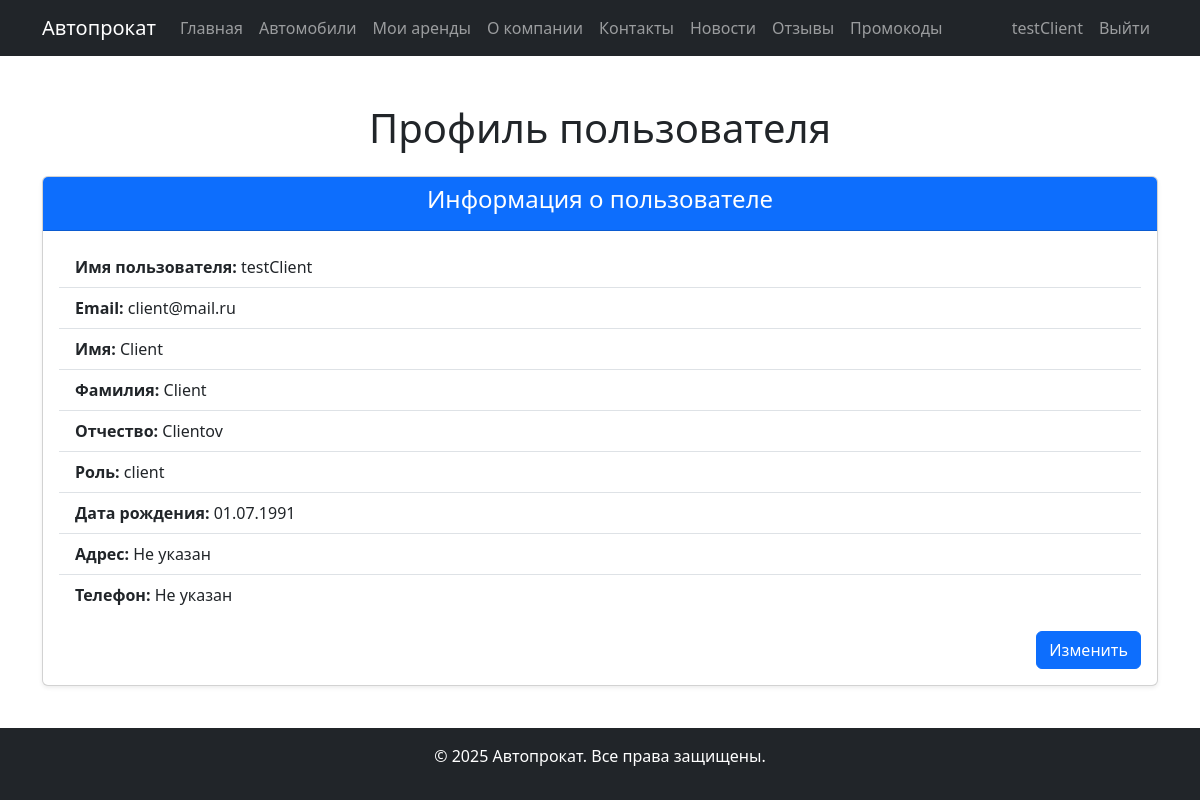
The app's page /auth/profile/ (signed in) with its own data.
### users/models.py (models this page shows, shortened)
class User(AbstractUser):
    ROLE_CHOICES = (
        ('staff', 'Сотрудник'),
        ('client', 'Клиент'),
        ('admin', 'Администратор')
    )
    role = models.CharField(
        max_length=10,
        choices=ROLE_CHOICES,
        default='client',
        verbose_name='Роль'
    )
    email = models.EmailField(unique=True, verbose_name='Электронная почта')
    last_name = models.CharField(max_length=100, verbose_name='Фамилия')
    first_name = models.CharField(max_length=100, verbose_name='Имя')
    middle_name = models.CharField(max_length=100, verbose_name='Отчество')
    date_of_birth = models.DateField(null=True, blank=True, verbose_name='Дата рождения')
    phone_regex = RegexValidator(
        regex=r'^\+37529\d{7}',
        message="Номер телефона должен быть в формате: '+37529XXXXXXX'."
    )
    phone = models.CharField(
        validators=[phone_regex],
        max_length=13,
        verbose_name='Телефон'
    )
    address = models.CharField(verbose_name='Адрес проживания')
    created_at = models.DateTimeField(auto_now_add=True, verbose_name='Дата создания')
    updated_at = models.DateTimeField(auto_now=True, verbose_name='Дата обновления')
    class Meta:
        verbose_name = 'Пользователь'
        verbose_name_plural = 'Пользователи'
    def has_role(self, role):
        return self.role == role

### authentication/views.py (the view, shortened to what this page needs)
# urls.py: path('profile/', views.ProfileView.as_view(), name='profile'),
class ProfileView(FormView):
    template_name = 'carrental/auth/profile.html'
    form_class = ProfileForm
    success_url = reverse_lazy('profile')
    @method_decorator(login_required)
    def dispatch(self, *args, **kwargs):
        return super().dispatch(*args, **kwargs)
    def get_form_kwargs(self):
        kwargs = super().get_form_kwargs()
        kwargs['instance'] = self.request.user
        return kwargs

### authentication/context_processors.py (called while the page is built)
def user_role(request):
    context = {}
    if request.user.is_authenticated:
        try:
            context['is_staff_user'] = request.user.has_role('staff')
            context['is_admin_user'] = request.user.has_role('admin')
        except:
            context['is_staff_user'] = False
            context['is_admin_user'] = False
    return context

### templates/carrental/auth/profile.html (shortened to what this page needs)
{% extends 'base.html' %}
{% block content %}
    <div class="container mt-5">
        <h1 class="mb-4 text-center">Профиль пользователя</h1>
        <div id="view-mode" class="card shadow-sm mb-4">
            <div class="card-header bg-primary text-white text-center">
                <h4>Информация о пользователе</h4>
            </div>
            <div class="card-body">
                <ul class="list-group list-group-flush">
                    <li class="list-group-item">
                        <strong>Имя пользователя:</strong> {{ user.username }}
                    </li>
                    <li class="list-group-item">
                        <strong>Email:</strong> {{ user.email }}
                    </li>
                    <li class="list-group-item">
                        <strong>Имя:</strong> {{ user.first_name }}
                    </li>
                    <li class="list-group-item">
                        <strong>Фамилия:</strong> {{ user.last_name }}
                    </li>
                    <li class="list-group-item">
                        <strong>Отчество:</strong> {{ user.middle_name|default:"Не указано" }}
                    </li>
                    <li class="list-group-item">
                        <strong>Роль:</strong> {{ user.role }}
                    </li>
                    <li class="list-group-item">
                        <strong>Дата рождения:</strong> {{ user.date_of_birth|date:"d.m.Y" }}
                    </li>
                    <li class="list-group-item">
                        <strong>Адрес:</strong> {{ user.address|default:"Не указан" }}
                    </li>
                    <li class="list-group-item">
                        <strong>Телефон:</strong> {{ user.phone|default:"Не указан" }}
                    </li>
                </ul>
                <div class="text-end mt-3">
                    <button type="button" class="btn btn-primary" onclick="toggleEditMode()">Изменить</button>
                </div>
            </div>
        </div>
    </div>
{% endblock %}

### templates/base.html (shortened to what this page needs)
<!DOCTYPE html>
<html lang="ru" class="h-100">
<head>
    <link href="https://cdn.jsdelivr.net/npm/bootstrap@5.3.0-alpha1/dist/css/bootstrap.min.css" rel="stylesheet">
    <link rel="stylesheet" href="https://cdn.jsdelivr.net/npm/bootstrap-icons@1.10.3/font/bootstrap-icons.css">
</head>
<body class="d-flex flex-column h-100">
<nav class="navbar navbar-expand-lg navbar-dark bg-dark">
    <div class="container">
        <a class="navbar-brand" href="{% url 'home' %}">Автопрокат</a>
        <div class="collapse navbar-collapse" id="navbarNav">
            <div class="navbar-nav" style="margin-right: 0 !important; padding-right: 0 !important;">
                <a class="nav-item nav-link {% if request.path == '/' %}active{% endif %}" href="{% url 'home' %}">Главная</a>
                <a class="nav-item nav-link {% if '/vehicles/' in request.path %}active{% endif %}" href="{% url 'vehicle_list' %}">Автомобили</a>
                {% if user.is_authenticated and not is_staff_user %}
                    <a class="nav-item nav-link {% if '/rentals/' in request.path and '/staff/' not in request.path %}active{% endif %}" href="{% url 'rental_list' %}">Мои аренды</a>
                {% endif %}
                <a class="nav-item nav-link {% if '/about/' in request.path %}active{% endif %}" href="{% url 'about' %}">О компании</a>
                <a class="nav-item nav-link {% if '/contacts/' in request.path %}active{% endif %}" href="{% url 'contacts' %}">Контакты</a>
                <a class="nav-item nav-link {% if '/news/' in request.path %}active{% endif %}" href="{% url 'news_list' %}">Новости</a>
                <a class="nav-item nav-link {% if '/reviews/' in request.path %}active{% endif %}" href="{% url 'review_list' %}">Отзывы</a>
                <a class="nav-item nav-link {% if '/promocodes/' in request.path %}active{% endif %}" href="{% url 'promocode_list' %}">Промокоды</a>
            </div>
            <div class="navbar-nav ms-auto">
                {% if user.is_authenticated %}
                    <a class="nav-item nav-link" href="{% url 'profile' %}">{{ user.username }}</a>
                    <a class="nav-item nav-link" href="{% url 'logout' %}">Выйти</a>
                {% else %}
                    <a class="nav-item nav-link" href="{% url 'login' %}">Войти</a>
                    <a class="nav-item nav-link" href="{% url 'register' %}">Регистрация</a>
                {% endif %}
            </div>
        </div>
    </div>
</nav>
<main class="flex-shrink-0">
    {% block content %}{% endblock %}
</main>
<footer class="footer bg-dark text-white py-3 mt-auto">
    <div class="container text-center">
        <p>&copy; 2025 Автопрокат. Все права защищены.</p>
    </div>
</footer>
</body>
</html>

### records on screen
User: username "testClient", email "client@mail.ru", first_name "Client", last_name "Client", middle_name "Clientov", role "client", date_of_birth "01.07.1991", address "Не указан", phone "Не указан"
